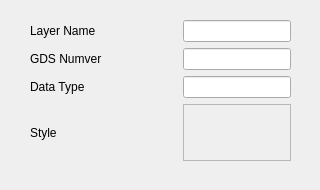
<?xml version="1.0" encoding="UTF-8"?>
<ui version="4.0">
 <class>GdsDialog</class>
 <widget class="QDialog" name="GdsDialog">
  <property name="geometry">
   <rect>
    <x>0</x>
    <y>0</y>
    <width>320</width>
    <height>190</height>
   </rect>
  </property>
  <property name="windowTitle">
   <string>Dialog</string>
  </property>
  <widget class="QWidget" name="gridLayoutWidget">
   <property name="geometry">
    <rect>
     <x>30</x>
     <y>20</y>
     <width>261</width>
     <height>141</height>
    </rect>
   </property>
   <layout class="QGridLayout" name="gridLayout">
    <item row="3" column="0">
     <widget class="QLabel" name="label_4">
      <property name="text">
       <string>Style</string>
      </property>
     </widget>
    </item>
    <item row="0" column="0">
     <widget class="QLabel" name="label">
      <property name="text">
       <string>Layer Name</string>
      </property>
     </widget>
    </item>
    <item row="1" column="2">
     <widget class="QLineEdit" name="lineEdit_gdsnum"/>
    </item>
    <item row="2" column="2">
     <widget class="QLineEdit" name="lineEdit_datatype"/>
    </item>
    <item row="2" column="0">
     <widget class="QLabel" name="label_3">
      <property name="text">
       <string>Data Type</string>
      </property>
     </widget>
    </item>
    <item row="3" column="2">
     <widget class="QFrame" name="frame_style">
      <property name="frameShape">
       <enum>QFrame::StyledPanel</enum>
      </property>
      <property name="frameShadow">
       <enum>QFrame::Raised</enum>
      </property>
     </widget>
    </item>
    <item row="0" column="2">
     <widget class="QLineEdit" name="lineEdit_layname"/>
    </item>
    <item row="1" column="0">
     <widget class="QLabel" name="label_2">
      <property name="text">
       <string>GDS Numver</string>
      </property>
     </widget>
    </item>
    <item row="0" column="1">
     <spacer name="horizontalSpacer">
      <property name="orientation">
       <enum>Qt::Horizontal</enum>
      </property>
      <property name="sizeHint" stdset="0">
       <size>
        <width>40</width>
        <height>20</height>
       </size>
      </property>
     </spacer>
    </item>
    <item row="1" column="1">
     <spacer name="horizontalSpacer_2">
      <property name="orientation">
       <enum>Qt::Horizontal</enum>
      </property>
      <property name="sizeHint" stdset="0">
       <size>
        <width>40</width>
        <height>20</height>
       </size>
      </property>
     </spacer>
    </item>
    <item row="2" column="1">
     <spacer name="horizontalSpacer_3">
      <property name="orientation">
       <enum>Qt::Horizontal</enum>
      </property>
      <property name="sizeHint" stdset="0">
       <size>
        <width>40</width>
        <height>20</height>
       </size>
      </property>
     </spacer>
    </item>
    <item row="3" column="1">
     <spacer name="horizontalSpacer_4">
      <property name="orientation">
       <enum>Qt::Horizontal</enum>
      </property>
      <property name="sizeHint" stdset="0">
       <size>
        <width>40</width>
        <height>20</height>
       </size>
      </property>
     </spacer>
    </item>
   </layout>
  </widget>
 </widget>
 <resources/>
 <connections/>
</ui>
